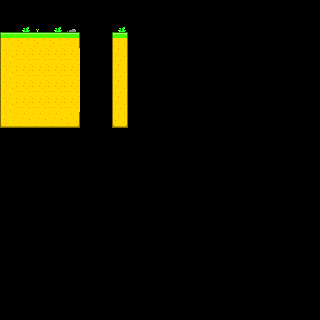

Rendered tile map (Tiled .tmx) drawn with the repository's tilesets; below, a short description and the full map source, tile grids included:
An orthogonal 20x20 tile map with 16x16 px tiles, 1 tile layer (Tile Layer 1).

<map version="1.2" tiledversion="1.2.2" orientation="orthogonal" renderorder="right-down" width="20" height="20" tilewidth="16" tileheight="16" infinite="0" nextlayerid="2" nextobjectid="1">
 <tileset firstgid="1" source="tilesOut.tsx" />
 <layer id="1" name="Tile Layer 1" width="20" height="20">
  <data encoding="csv">
0,0,0,0,0,0,0,0,0,0,0,0,0,0,0,0,0,0,0,0,
0,1,2,1,3,0,0,1,0,0,0,0,0,0,0,0,0,0,0,0,
5,6,6,6,7,0,0,8,0,0,0,0,0,0,0,0,0,0,0,0,
9,10,10,10,10,0,0,12,0,0,0,0,0,0,0,0,0,0,0,0,
9,10,10,10,10,0,0,12,0,0,0,0,0,0,0,0,0,0,0,0,
9,10,10,10,10,0,0,12,0,0,0,0,0,0,0,0,0,0,0,0,
9,10,10,10,10,0,0,12,0,0,0,0,0,0,0,0,0,0,0,0,
13,14,14,14,15,0,0,16,0,0,0,0,0,0,0,0,0,0,0,0,
0,0,0,0,0,0,0,0,0,0,0,0,0,0,0,0,0,0,0,0,
0,0,0,0,0,0,0,0,0,0,0,0,0,0,0,0,0,0,0,0,
0,0,0,0,0,0,0,0,0,0,0,0,0,0,0,0,0,0,0,0,
0,0,0,0,0,0,0,0,0,0,0,0,0,0,0,0,0,0,0,0,
0,0,0,0,0,0,0,0,0,0,0,0,0,0,0,0,0,0,0,0,
0,0,0,0,0,0,0,0,0,0,0,0,0,0,0,0,0,0,0,0,
0,0,0,0,0,0,0,0,0,0,0,0,0,0,0,0,0,0,0,0,
0,0,0,0,0,0,0,0,0,0,0,0,0,0,0,0,0,0,0,0,
0,0,0,0,0,0,0,0,0,0,0,0,0,0,0,0,0,0,0,0,
0,0,0,0,0,0,0,0,0,0,0,0,0,0,0,0,0,0,0,0,
0,0,0,0,0,0,0,0,0,0,0,0,0,0,0,0,0,0,0,0,
0,0,0,0,0,0,0,0,0,0,0,0,0,0,0,0,0,0,0,0
</data>
 </layer>
</map>
